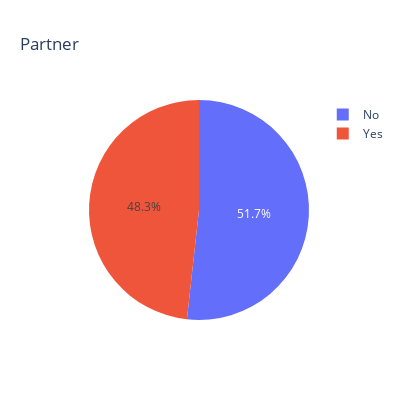

The notebook cell saved with this chart:
### Code cell
px.pie(values = partner_data.values, names = partner_data.index, title = 'Partner', height = 400, width = 400)

### Figure 1 — Plotly figure (JSON) as saved in the notebook; plotly's stock layout.template omitted (floating-point values rounded to 4 significant figures)
{"data": [{"domain": {"x": [0, 1], "y": [0, 1]}, "hovertemplate": "label=%{label}<br>value=%{value}<extra></extra>", "labels": ["No", "Yes"], "legendgroup": "", "name": "", "showlegend": true, "type": "pie", "values": [0.5175, 0.4825]}], "layout": {"height": 400, "legend": {"tracegroupgap": 0}, "title": {"text": "Partner"}, "width": 400}}
